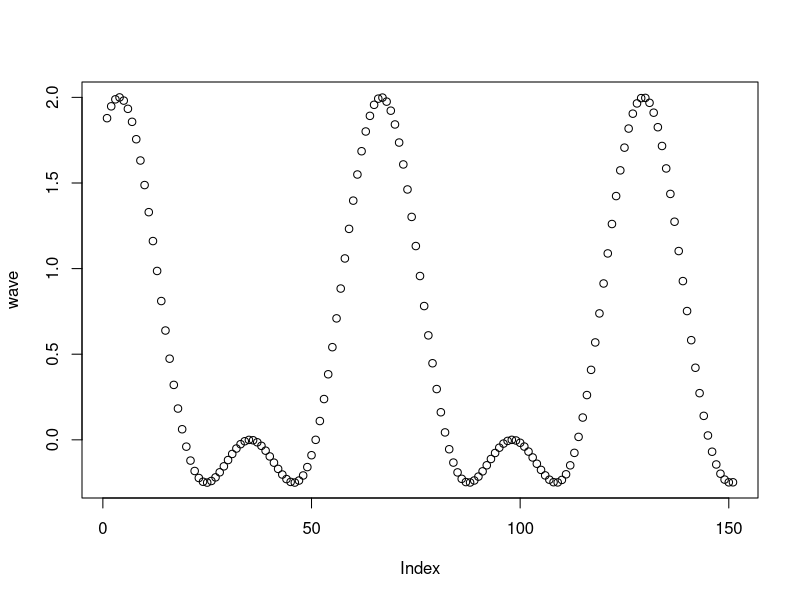

This chart was generated by the following R code:
# Exercise 4: Creating and operating on vectors

# Create a vector `names` that contains your name and the names of 2 people next to you.
names <- c("me", "myself", "i")

# Use the colon operator : to create a vector `n` of numbers from 10:49
n <- 10:49

# Use `length()` to get the number of elements in `n`

length(n)

# Create a vector `m` that contains the numbers 10 to 1. Hint: use the `seq()` function

m <- seq(10, 1)

# Subtract `m` FROM `n`. Note the recycling!

n - m

# Use the `seq()` function to produce a range of numbers from -5 to 10 in `.1` increments.
# Store it in a variable `x`

x <- seq(-5, 10, .1)

# Create a vector `sin.wave` by calling the `sin()` function on each element in `x`.

sin.wave <- sin(x)

# Create a vector `cos.wave` by calling the `cos()` function on each element in `x`.

cos.wave <-sin(x)

# Create a vector `wave` by multiplying `sin.wave` and `cos.wave` together, then adding `sin.wave`

wave <- sin.wave * cos.wave + sin.wave

# Use the `plot()` function to plot your `wave`!

plot(wave)